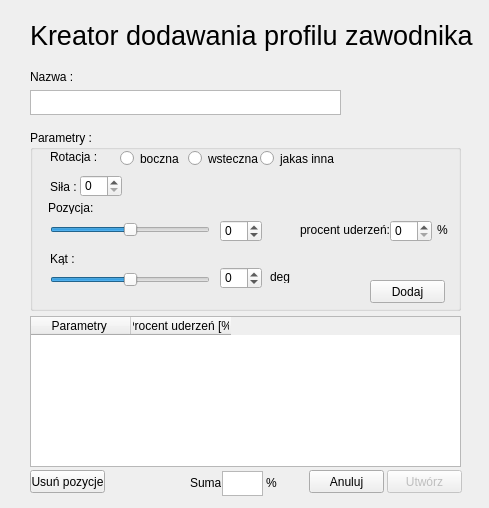
<?xml version="1.0" encoding="UTF-8"?>
<ui version="4.0">
 <class>AddNewProfile</class>
 <widget class="QMainWindow" name="AddNewProfile">
  <property name="geometry">
   <rect>
    <x>0</x>
    <y>0</y>
    <width>489</width>
    <height>508</height>
   </rect>
  </property>
  <property name="windowTitle">
   <string>MainWindow</string>
  </property>
  <widget class="QWidget" name="centralwidget">
   <widget class="QLabel" name="label">
    <property name="geometry">
     <rect>
      <x>30</x>
      <y>10</y>
      <width>461</width>
      <height>51</height>
     </rect>
    </property>
    <property name="font">
     <font>
      <pointsize>20</pointsize>
     </font>
    </property>
    <property name="text">
     <string>Kreator dodawania profilu zawodnika</string>
    </property>
   </widget>
   <widget class="QTextEdit" name="NametextEdit">
    <property name="geometry">
     <rect>
      <x>30</x>
      <y>90</y>
      <width>311</width>
      <height>25</height>
     </rect>
    </property>
   </widget>
   <widget class="QLabel" name="label_2">
    <property name="geometry">
     <rect>
      <x>30</x>
      <y>70</y>
      <width>46</width>
      <height>13</height>
     </rect>
    </property>
    <property name="text">
     <string>Nazwa :  </string>
    </property>
   </widget>
   <widget class="QGroupBox" name="groupBox">
    <property name="geometry">
     <rect>
      <x>30</x>
      <y>130</y>
      <width>431</width>
      <height>181</height>
     </rect>
    </property>
    <property name="title">
     <string>Parametry :</string>
    </property>
    <widget class="QLabel" name="label_3">
     <property name="geometry">
      <rect>
       <x>20</x>
       <y>20</y>
       <width>46</width>
       <height>13</height>
      </rect>
     </property>
     <property name="text">
      <string>Rotacja :</string>
     </property>
    </widget>
    <widget class="QSpinBox" name="ForceSpinBox">
     <property name="geometry">
      <rect>
       <x>50</x>
       <y>45</y>
       <width>42</width>
       <height>22</height>
      </rect>
     </property>
    </widget>
    <widget class="QLabel" name="label_4">
     <property name="geometry">
      <rect>
       <x>20</x>
       <y>50</y>
       <width>46</width>
       <height>13</height>
      </rect>
     </property>
     <property name="text">
      <string>Siła :</string>
     </property>
    </widget>
    <widget class="QSlider" name="positionSlider">
     <property name="geometry">
      <rect>
       <x>20</x>
       <y>90</y>
       <width>160</width>
       <height>19</height>
      </rect>
     </property>
     <property name="minimum">
      <number>-100</number>
     </property>
     <property name="maximum">
      <number>100</number>
     </property>
     <property name="orientation">
      <enum>Qt::Horizontal</enum>
     </property>
    </widget>
    <widget class="QSlider" name="angleSlider">
     <property name="geometry">
      <rect>
       <x>20</x>
       <y>140</y>
       <width>160</width>
       <height>19</height>
      </rect>
     </property>
     <property name="minimum">
      <number>-90</number>
     </property>
     <property name="maximum">
      <number>90</number>
     </property>
     <property name="sliderPosition">
      <number>0</number>
     </property>
     <property name="orientation">
      <enum>Qt::Horizontal</enum>
     </property>
    </widget>
    <widget class="QRadioButton" name="BocznaRadioButton">
     <property name="geometry">
      <rect>
       <x>90</x>
       <y>20</y>
       <width>82</width>
       <height>17</height>
      </rect>
     </property>
     <property name="text">
      <string>boczna</string>
     </property>
    </widget>
    <widget class="QRadioButton" name="WstecznaRadioButton">
     <property name="geometry">
      <rect>
       <x>158</x>
       <y>20</y>
       <width>82</width>
       <height>17</height>
      </rect>
     </property>
     <property name="text">
      <string>wsteczna</string>
     </property>
    </widget>
    <widget class="QLabel" name="label_5">
     <property name="geometry">
      <rect>
       <x>18</x>
       <y>71</y>
       <width>46</width>
       <height>13</height>
      </rect>
     </property>
     <property name="text">
      <string>Pozycja:</string>
     </property>
    </widget>
    <widget class="QLabel" name="label_6">
     <property name="geometry">
      <rect>
       <x>20</x>
       <y>122</y>
       <width>46</width>
       <height>13</height>
      </rect>
     </property>
     <property name="text">
      <string>Kąt : </string>
     </property>
    </widget>
    <widget class="QLabel" name="label_7">
     <property name="geometry">
      <rect>
       <x>240</x>
       <y>140</y>
       <width>46</width>
       <height>13</height>
      </rect>
     </property>
     <property name="text">
      <string>deg</string>
     </property>
    </widget>
    <widget class="QPushButton" name="AddButton">
     <property name="geometry">
      <rect>
       <x>340</x>
       <y>150</y>
       <width>75</width>
       <height>23</height>
      </rect>
     </property>
     <property name="text">
      <string>Dodaj</string>
     </property>
    </widget>
    <widget class="QRadioButton" name="OtherRadioButton">
     <property name="geometry">
      <rect>
       <x>230</x>
       <y>20</y>
       <width>82</width>
       <height>17</height>
      </rect>
     </property>
     <property name="text">
      <string>jakas inna</string>
     </property>
    </widget>
    <widget class="QLabel" name="label_8">
     <property name="geometry">
      <rect>
       <x>270</x>
       <y>92</y>
       <width>91</width>
       <height>16</height>
      </rect>
     </property>
     <property name="text">
      <string>procent uderzeń:</string>
     </property>
    </widget>
    <widget class="QSpinBox" name="PercentSpinBox">
     <property name="geometry">
      <rect>
       <x>360</x>
       <y>90</y>
       <width>42</width>
       <height>22</height>
      </rect>
     </property>
     <property name="maximum">
      <number>100</number>
     </property>
    </widget>
    <widget class="QLabel" name="label_9">
     <property name="geometry">
      <rect>
       <x>407</x>
       <y>93</y>
       <width>46</width>
       <height>13</height>
      </rect>
     </property>
     <property name="text">
      <string>%</string>
     </property>
    </widget>
    <widget class="QSpinBox" name="PositionSpinBox">
     <property name="geometry">
      <rect>
       <x>190</x>
       <y>90</y>
       <width>42</width>
       <height>22</height>
      </rect>
     </property>
     <property name="minimum">
      <number>-100</number>
     </property>
     <property name="maximum">
      <number>100</number>
     </property>
    </widget>
    <widget class="QSpinBox" name="AngleSpinBox">
     <property name="geometry">
      <rect>
       <x>190</x>
       <y>137</y>
       <width>42</width>
       <height>22</height>
      </rect>
     </property>
     <property name="minimum">
      <number>-90</number>
     </property>
     <property name="maximum">
      <number>90</number>
     </property>
    </widget>
   </widget>
   <widget class="QPushButton" name="GenrateButton">
    <property name="enabled">
     <bool>false</bool>
    </property>
    <property name="geometry">
     <rect>
      <x>387</x>
      <y>470</y>
      <width>75</width>
      <height>23</height>
     </rect>
    </property>
    <property name="text">
     <string>Utwórz</string>
    </property>
   </widget>
   <widget class="QPushButton" name="Cancelbutton">
    <property name="geometry">
     <rect>
      <x>309</x>
      <y>470</y>
      <width>75</width>
      <height>23</height>
     </rect>
    </property>
    <property name="text">
     <string>Anuluj</string>
    </property>
   </widget>
   <widget class="QPushButton" name="DeleteButton">
    <property name="geometry">
     <rect>
      <x>30</x>
      <y>470</y>
      <width>75</width>
      <height>23</height>
     </rect>
    </property>
    <property name="text">
     <string>Usuń pozycje</string>
    </property>
   </widget>
   <widget class="QTableWidget" name="tableWidget">
    <property name="geometry">
     <rect>
      <x>30</x>
      <y>316</y>
      <width>431</width>
      <height>151</height>
     </rect>
    </property>
    <column>
     <property name="text">
      <string>Parametry </string>
     </property>
    </column>
    <column>
     <property name="text">
      <string>Procent uderzeń [%]</string>
     </property>
    </column>
   </widget>
   <widget class="QLabel" name="label_10">
    <property name="geometry">
     <rect>
      <x>190</x>
      <y>475</y>
      <width>31</width>
      <height>16</height>
     </rect>
    </property>
    <property name="text">
     <string>Suma </string>
    </property>
   </widget>
   <widget class="QTextEdit" name="PercentSumTextEdit">
    <property name="geometry">
     <rect>
      <x>222</x>
      <y>471</y>
      <width>41</width>
      <height>25</height>
     </rect>
    </property>
   </widget>
   <widget class="QLabel" name="label_11">
    <property name="geometry">
     <rect>
      <x>266</x>
      <y>475</y>
      <width>21</width>
      <height>16</height>
     </rect>
    </property>
    <property name="text">
     <string>%</string>
    </property>
   </widget>
  </widget>
 </widget>
 <resources/>
 <connections/>
</ui>
